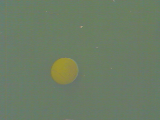
%> input picture gaussian_segment/train/001.png, 160 x 120 px
$ octave --eval "result = extract_feature(imread('train/001.png'));"   (GNU Octave 9; MATLAB toolbox functions it lacks are replaced by stand-ins)
%> lines starting %> are read from the running program, lines starting %| are printed output that depends on the picture
### gaussian_segment/gauss_reduce.m
function g = gauss_reduce(I)

    % Input:
    % I: the input image
    % Output:
    % g: the image after Gaussian blurring and subsampling

    % Please follow the instructions to fill in the missing commands.

    % 1) Create a Gaussian kernel of size 5x5 and
    % standard deviation equal to 1 (MATLAB command fspecial)

    % 2) Convolve the input image with the filter kernel (MATLAB command imfilter)
    % Tip: Use the default settings of imfilter

    % 3) Subsample the image by a factor of 2
    % i.e., keep only 1st, 3rd, 5th, .. rows and columns

    kernel = fspecial('Gaussian', 5, 1);
    gi = imfilter(I, kernel);
    sz = size(gi);
    g = gi(1:2:sz(1), 1:2:sz(2), :);

end

### gaussian_segment/gauss_expand.m
function g = gauss_expand(I)

    % Input:
    % I: the input image
    % Output:
    % g: the image after the expand operation

    % Please follow the instructions to fill in the missing commands.

    % 1) Create the expanded image.
    % The new image should be twice the size of the original image.
    % So, for an n x n image you will create an empty 2n x 2n image
    % Fill every second row and column with the rows and columns of the original image
    % i.e., 1st row of I -> 1st row of expanded image
    %       2nd row of I -> 3rd row of expanded image
    %       3rd row of I -> 5th row of expanded image, and so on

    % 2) Create a Gaussian kernel of size 5x5 and
    % standard deviation equal to 1 (MATLAB command fspecial)

    % 3) Convolve the input image with the filter kernel (MATLAB command imfilter)
    % Tip: Use the default settings of imfilter
    % Remember to multiply the output of the filtering with a factor of 4

    sz = size(I);
    target_h = sz(1) * 2;
    target_w = sz(2) * 2;
    ng = zeros(target_h, target_w, sz(3));
    ng(1:2:target_h, 1:2:target_w, :) = I;
    kernel = fspecial('Gaussian', 5, 1);
    ing = imfilter(ng, kernel);
    g = ing * 4;

end

### gaussian_segment/one_color_feature.m
function [feature_map] = one_color_feature(img)
% extract pixel wise feature for gaussian discrimintive analysis

[l1, l2] = gaussian_pyramid(img);

feature_map = cat(3, double(img), l1, l2);

end

### gaussian_segment/gaussian_pyramid.m
function [l1, l2] = gaussian_pyramid(image)
% compute a 3 level gaussian pyramid for input image

l1 = gauss_reduce(image);
%> in gauss_reduce, `gi = imfilter(I, kernel);`:
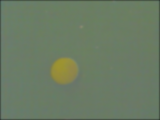
%> gi: size 120x160x3 uint8; mean R, G, B 106.2, 123, 99.4
l2 = gauss_reduce(l1);
%> in gauss_reduce (call 2), `gi = imfilter(I, kernel);`:
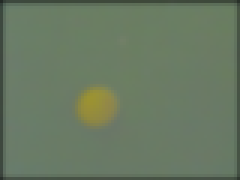
%> gi: size 60x80x3 uint8 (shown 3 times larger); mean R, G, B 104.4, 120.8, 97.6

l2 = gauss_expand(l2);
%> in gauss_expand, `ng(1:2:target_h, 1:2:target_w, :) = I;`:
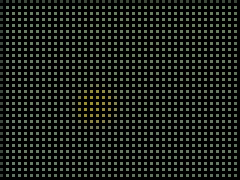
%> ng: size 60x80x3 double (shown 3 times larger); mean R, G, B 26.1, 30.2, 24.4
l2 = gauss_expand(l2);
%> in gauss_expand (call 2), `ng(1:2:target_h, 1:2:target_w, :) = I;`:
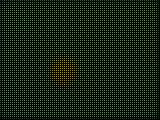
%> ng: size 120x160x3 double; mean R, G, B 25.7, 29.8, 24
%> in gauss_expand (call 2), `ing = imfilter(ng, kernel);`:
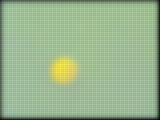
%> ing: size 120x160x3 double; mean R, G, B 25.6, 29.6, 23.9; drawn with min black and max white
%> in gauss_expand (call 2), `g = ing * 4;`:
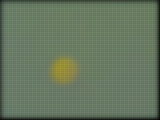
%> g: size 120x160x3 double; mean R, G, B 102.3, 118.4, 95.6

l1 = gauss_expand(l1);
%> in gauss_expand (call 3), `ing = imfilter(ng, kernel);`:
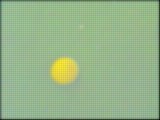
%> ing: size 120x160x3 double; mean R, G, B 26.4, 30.5, 24.7; drawn with min black and max white

end

### gaussian_segment/extract_feature.m
function [feature_map] = extract_feature(img)
% extract feature vector for different color space

%% rgb feature
feature_map = one_color_feature(img);

%% no more color space due to limitation of training examples

end

$ run again, on gaussian_segment/train/002.png
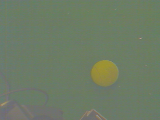
%> input picture gaussian_segment/train/002.png, 160 x 120 px
%> gi: size 60x80x3 uint8
%> in gauss_expand (call 2), `ng(1:2:target_h, 1:2:target_w, :) = I;`:
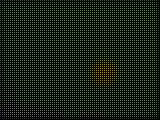
%> ng: size 120x160x3 double; mean R, G, B 26.1, 29.7, 24.2
%> ing: size 120x160x3 double
%> in gauss_expand (call 3), `ing = imfilter(ng, kernel);`:
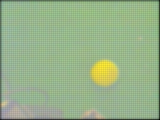
%> ing: size 120x160x3 double; mean R, G, B 26.8, 30.4, 24.8; drawn with min black and max white

$ run again, on gaussian_segment/train/003.png
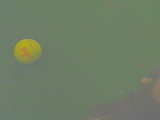
%> input picture gaussian_segment/train/003.png, 160 x 120 px
%> gi: size 60x80x3 uint8
%> in gauss_expand (call 2), `ng(1:2:target_h, 1:2:target_w, :) = I;`:
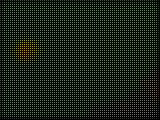
%> ng: size 120x160x3 double; mean R, G, B 26.4, 30.1, 24.3
%> ing: size 120x160x3 double
%> in gauss_expand (call 3), `ing = imfilter(ng, kernel);`:
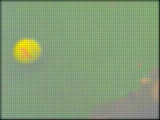
%> ing: size 120x160x3 double; mean R, G, B 27.1, 30.8, 24.9; drawn with min black and max white

$ run again, on gaussian_segment/train/004.png
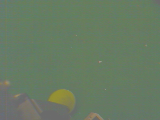
%> input picture gaussian_segment/train/004.png, 160 x 120 px
%> gi: size 60x80x3 uint8
%> ng: size 120x160x3 double
%> ing: size 120x160x3 double
%> in gauss_expand (call 3), `ing = imfilter(ng, kernel);`:
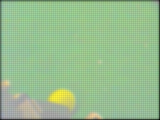
%> ing: size 120x160x3 double; mean R, G, B 25.4, 30.2, 24.3; drawn with min black and max white
